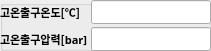
    <widget class="QGroupBox" name="cond_out_group">
     <property name="geometry">
      <rect>
       <x>530</x>
       <y>80</y>
       <width>211</width>
       <height>51</height>
      </rect>
     </property>
     <property name="title">
      <string/>
     </property>
     <widget class="QWidget" name="formLayoutWidget_6">
      <property name="geometry">
       <rect>
        <x>0</x>
        <y>0</y>
        <width>211</width>
        <height>51</height>
       </rect>
      </property>
      <layout class="QFormLayout" name="formLayout_17">
       <property name="horizontalSpacing">
        <number>3</number>
       </property>
       <property name="verticalSpacing">
        <number>3</number>
       </property>
       <property name="leftMargin">
        <number>0</number>
       </property>
       <property name="topMargin">
        <number>0</number>
       </property>
       <property name="rightMargin">
        <number>0</number>
       </property>
       <property name="bottomMargin">
        <number>0</number>
       </property>
       <item row="0" column="0">
        <widget class="QLabel" name="cond_out_T_label">
         <property name="font">
          <font>
           <family>굴림</family>
           <pointsize>8</pointsize>
           <weight>75</weight>
           <bold>true</bold>
          </font>
         </property>
         <property name="text">
          <string>고온출구온도[℃]</string>
         </property>
        </widget>
       </item>
       <item row="0" column="1">
        <widget class="QLineEdit" name="cond_out_T_edit">
         <property name="enabled">
          <bool>true</bool>
         </property>
         <property name="font">
          <font>
           <family>HY견고딕</family>
           <pointsize>8</pointsize>
           <weight>50</weight>
           <bold>false</bold>
          </font>
         </property>
         <property name="focusPolicy">
          <enum>Qt::StrongFocus</enum>
         </property>
         <property name="styleSheet">
          <string notr="true">border-color: rgb(255, 255, 255);</string>
         </property>
         <property name="text">
          <string/>
         </property>
        </widget>
       </item>
       <item row="1" column="0">
        <widget class="QLabel" name="cond_out_p_label">
         <property name="font">
          <font>
           <family>굴림</family>
           <pointsize>8</pointsize>
           <weight>75</weight>
           <bold>true</bold>
          </font>
         </property>
         <property name="text">
          <string>고온출구압력[bar]</string>
         </property>
        </widget>
       </item>
       <item row="1" column="1">
        <widget class="QLineEdit" name="cond_out_p_edit">
         <property name="enabled">
          <bool>true</bool>
         </property>
         <property name="font">
          <font>
           <family>HY견고딕</family>
           <pointsize>8</pointsize>
           <weight>50</weight>
           <bold>false</bold>
          </font>
         </property>
         <property name="focusPolicy">
          <enum>Qt::StrongFocus</enum>
         </property>
         <property name="styleSheet">
          <string notr="true">border-color: rgb(255, 255, 255);</string>
         </property>
         <property name="text">
          <string/>
         </property>
        </widget>
       </item>
      </layout>
     </widget>
    </widget>
